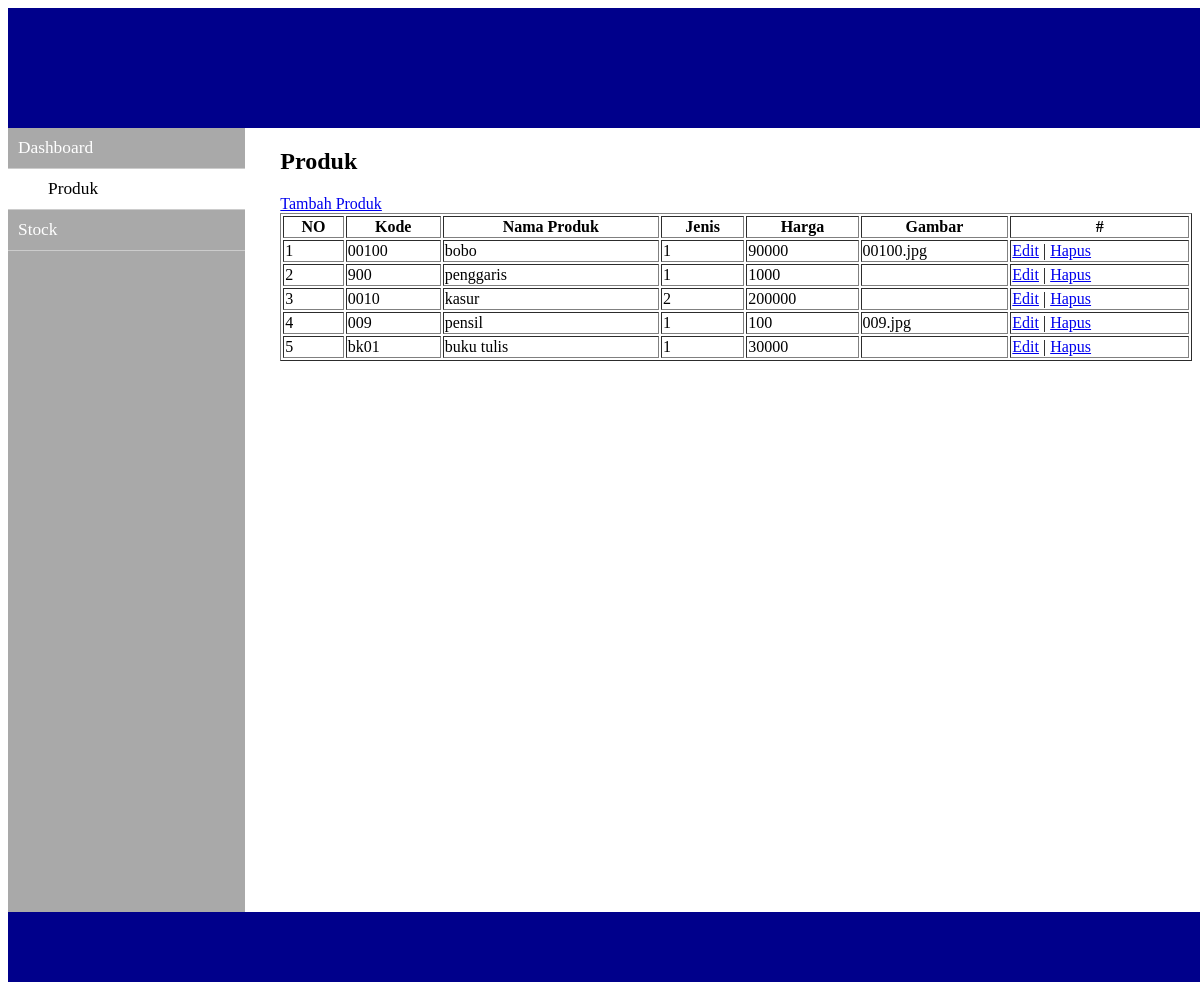
The page /admin/index.php?page=produk on the database its author committed.
### tables this page shows
CREATE TABLE `tbl_produk` (
  `id` int(11) NOT NULL,
  `kode_produk` varchar(11) NOT NULL,
  `nama_produk` varchar(50) NOT NULL,
  `jns_produk` int(11) NOT NULL,
  `deskripsi` text NOT NULL,
  `harga` double NOT NULL,
  `gambar` varchar(50) NOT NULL,
  `tgl_input` datetime NOT NULL,
  `tgl_edit` datetime NOT NULL
);

### include/database.php (called while the page is built, shortened)
<?php
class database{
	private $dbhost;
	private $dbuser;
	private $dbpassword;
	private $dbname;
	function __construct($host, $user, $pass, $db){
		$this->dbhost = $host;
		$this->dbuser = $user;
		$this->dbpassword = $pass;
		$this->dbname = $db;
	}
	function connectMySQL(){
		$this->dbkonek = mysqli_connect($this->dbhost,$this->dbuser,$this->dbpassword,$this->dbname);
		return $this->dbkonek;
	}
}
?>

### include/admin.php (called while the page is built, shortened)
<?php
include "database.php";
class admin extends database{
	function tampilproduk(){
		$query = "SELECT * FROM tbl_produk ORDER BY id DESC";
		$hasil = mysqli_query($this->dbkonek,$query);
		$produk = array();
		if(mysqli_num_rows($hasil) > 0){
			while($data = mysqli_fetch_assoc($hasil)){
				$produk[] = $data;
			}
		}
		return $produk;
	}
}
?>

### admin/produk.php (the view)
<?php
	$db = new admin('localhost','root','','penjualan');
	$db->connectMySQL();
	$produk= $db->tampilproduk();
 ?>
<h1 class="page-title">Produk</h1>
<nav>
 <a href="?page=tambah_produk">Tambah Produk</a>
</nav>
<div id= "main-content">
	<table border=1 width=100%>
	<thead>
		<tr>
			<th> NO </th>
			<th> Kode </th>
			<th> Nama Produk </th>
			<th> Jenis </th>
			<th> Harga </th>
			<th> Gambar </th>
			<th> # </th>
		</tr>
	</thead>
	<tbody>
		<?php if(count($produk)>=1): ?>
			<?php $no = 1; foreach($produk as $key => $value): ?>
				<tr>
					<td><?php echo $no ?></td>
					<td><?php echo $value['kode_produk']?></td>
					<td><?php echo $value['nama_produk']?></td>
					<td><?php echo $value['jns_produk']?></td>
					<td><?php echo $value['harga']?></td>
					<td><?php echo $value['gambar']?></td>
					<td><a href="<?php echo "?page=edit_produk&i=".$value['id'] ?>">Edit</a> | <a href="<?php echo "?page=hapus_produk&i=".$value['id'] ?>">Hapus</a> </td>
				</tr>
				<?php $no++; endforeach; ?>
		<?php else: ?>
		<?php endif; ?>
	</tbody>
	</table>
</div>

### rows shown on the page
tbl_produk: kode_produk "00100", nama_produk "bobo", jns_produk "1", harga "90000", gambar "00100.jpg"
tbl_produk: kode_produk "900", nama_produk "penggaris", jns_produk "1", harga "1000"
tbl_produk: kode_produk "0010", nama_produk "kasur", jns_produk "2", harga "200000"
tbl_produk: kode_produk "009", nama_produk "pensil", jns_produk "1", harga "100", gambar "009.jpg"
tbl_produk: kode_produk "bk01", nama_produk "buku tulis", jns_produk "1", harga "30000"
